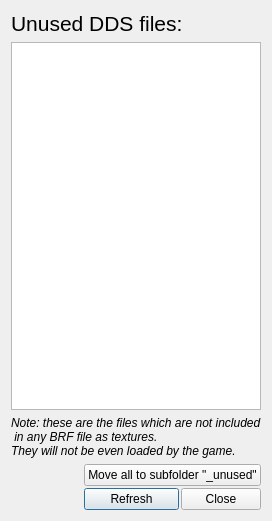
<?xml version="1.0" encoding="UTF-8"?>
<ui version="4.0">
 <class>AskUnrefTextureDialog</class>
 <widget class="QDialog" name="AskUnrefTextureDialog">
  <property name="geometry">
   <rect>
    <x>0</x>
    <y>0</y>
    <width>261</width>
    <height>521</height>
   </rect>
  </property>
  <property name="windowTitle">
   <string>OpenBRF</string>
  </property>
  <layout class="QVBoxLayout" name="verticalLayout" stretch="0,1,0,0">
   <item>
    <widget class="QLabel" name="label">
     <property name="font">
      <font>
       <pointsize>16</pointsize>
      </font>
     </property>
     <property name="text">
      <string>Unused DDS files:</string>
     </property>
    </widget>
   </item>
   <item>
    <widget class="QListWidget" name="listWidget"/>
   </item>
   <item>
    <widget class="QLabel" name="label_2">
     <property name="font">
      <font>
       <italic>true</italic>
      </font>
     </property>
     <property name="text">
      <string>Note: these are the files which are not included
 in any BRF file as textures.
They will not be even loaded by the game.</string>
     </property>
    </widget>
   </item>
   <item>
    <widget class="QWidget" name="widget" native="true">
     <layout class="QHBoxLayout" name="horizontalLayout">
      <property name="margin">
       <number>0</number>
      </property>
      <item>
       <spacer name="horizontalSpacer">
        <property name="orientation">
         <enum>Qt::Horizontal</enum>
        </property>
        <property name="sizeHint" stdset="0">
         <size>
          <width>40</width>
          <height>20</height>
         </size>
        </property>
       </spacer>
      </item>
      <item>
       <widget class="QWidget" name="widget_2" native="true">
        <layout class="QGridLayout" name="gridLayout">
         <property name="margin">
          <number>0</number>
         </property>
         <property name="spacing">
          <number>2</number>
         </property>
         <item row="1" column="0">
          <widget class="QPushButton" name="pushButton">
           <property name="text">
            <string>Refresh</string>
           </property>
          </widget>
         </item>
         <item row="1" column="1">
          <widget class="QDialogButtonBox" name="buttonBox">
           <property name="orientation">
            <enum>Qt::Vertical</enum>
           </property>
           <property name="standardButtons">
            <set>QDialogButtonBox::Close</set>
           </property>
          </widget>
         </item>
         <item row="0" column="0" colspan="2">
          <widget class="QPushButton" name="moveAll">
           <property name="text">
            <string>Move all to subfolder &quot;_unused&quot;</string>
           </property>
          </widget>
         </item>
        </layout>
       </widget>
      </item>
     </layout>
    </widget>
   </item>
  </layout>
 </widget>
 <tabstops>
  <tabstop>buttonBox</tabstop>
  <tabstop>listWidget</tabstop>
  <tabstop>moveAll</tabstop>
  <tabstop>pushButton</tabstop>
 </tabstops>
 <resources/>
 <connections>
  <connection>
   <sender>buttonBox</sender>
   <signal>accepted()</signal>
   <receiver>AskUnrefTextureDialog</receiver>
   <slot>accept()</slot>
   <hints>
    <hint type="sourcelabel">
     <x>248</x>
     <y>254</y>
    </hint>
    <hint type="destinationlabel">
     <x>157</x>
     <y>274</y>
    </hint>
   </hints>
  </connection>
  <connection>
   <sender>buttonBox</sender>
   <signal>rejected()</signal>
   <receiver>AskUnrefTextureDialog</receiver>
   <slot>reject()</slot>
   <hints>
    <hint type="sourcelabel">
     <x>316</x>
     <y>260</y>
    </hint>
    <hint type="destinationlabel">
     <x>286</x>
     <y>274</y>
    </hint>
   </hints>
  </connection>
 </connections>
</ui>
